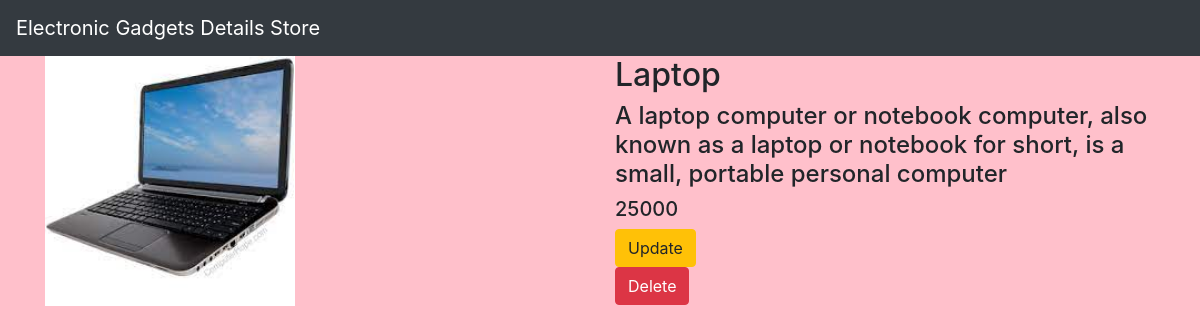
Page /detail/1/ on the committed database.
### gadgetsapp/models.py (models this page shows, shortened)
class Gadgets(models.Model):
    title=models.CharField(max_length=250)
    desc=models.TextField()
    price=models.IntegerField()
    image=models.ImageField(upload_to='pics')

### gadgetsapp/views.py (the view)
# urls.py: path('detail/<int:idnumber>/',views.detail,name='detail'),
def detail(request,idnumber):
    gadgets1=Gadgets.objects.get(id=idnumber)
    return render(request,"detail.html",{'gadgets':gadgets1})

### templates/detail.html
{% extends 'base.html' %}
{% block body %}
<div class="container">
    <div class="row">
        <div class="col-md-6">
            <img src="{{gadgets.image.url}}" width="250" height="250">
        </div>
        <div class="col-md-6">
            <h2>{{gadgets.title}}</h2>
             <h4>{{gadgets.desc}}</h4>
             <h5>{{gadgets.price}}</h5>
        <a class="btn btn-warning" href="{% url 'gadgetsapp:update' gadgets.id%}">Update</a><br>
        <a class="btn btn-danger" href="{% url 'gadgetsapp:delete' gadgets.id %}">Delete</a>
        </div>
    </div>
</div>
{% endblock %}

### static/style.css (style rules this page uses)
body { background-color:pink;font-family:arial black: }

### rows in the picture
Gadgets: image (picture), title "Laptop", desc "A laptop computer or notebook computer, also known as a laptop or notebook for short, is a small, portable personal computer", price "25000"
